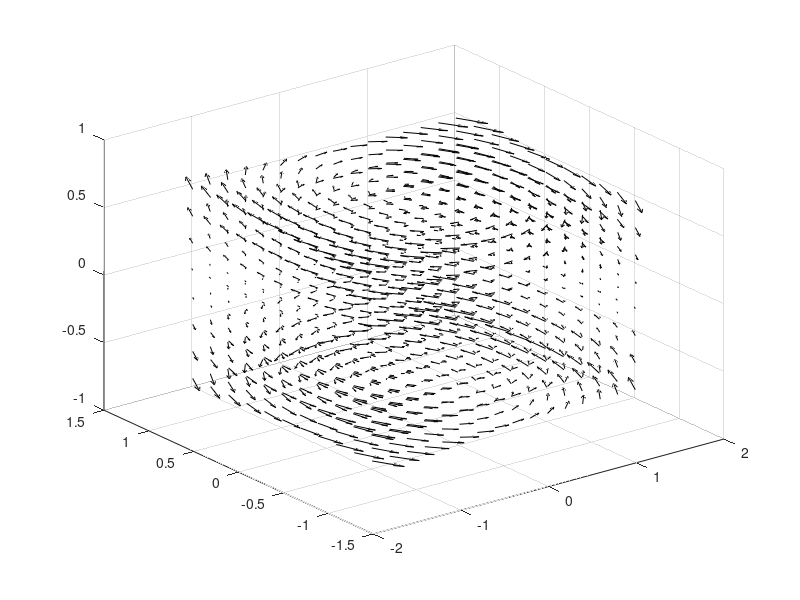

Reproduce this figure in MATLAB. (Note: this script raises an error after producing the figure.)
%% 3 dimension streamline 
clear; clf; x=linspace(-1.5,1.5,16); y=linspace(-1,1,11);
z=linspace(-0.7,0.7,8); nx=length(x); ny=length(y); nz=length(z);

[yy,xx,zz]=meshgrid(y,x,z);   % unreasonal ordering -> matlab의 data structure 때문 (중요) 

for i=1:nx
for j=1:ny
for k=1:nz
u(i,j,k)=y(j)*z(k); v(i,j,k)=-x(i)*z(k); w(i,j,k)=0;
end
end
end

quiver3(xx,yy,zz,u,v,w,2,'k')
sz=linspace(-0.5,0.5,11); sx=0.7+0*sz; sy=0.5+0*sz;
sl=streamline(stream3(yy,xx,zz,-v,-u,w,sx,sy,sz,[0.001 15000]));    % 15000 : iteration 개수 

set(sl,'color','red'), axis image, view(3)
title('Daeun Lee')
% Upper part : clock-wise / bottom part : anti clock-wise

%% 3 dimension streamline  2 -> 뭔 random 추출 추가? 
clear; clf; x=linspace(-1.5,1.5,16); y=linspace(-1,1,11);
z=linspace(-0.7,0.7,8); nx=length(x); ny=length(y); nz=length(z);

[yy,xx,zz]=meshgrid(y,x,z);   % unreasonal ordering -> matlab의 data structure 때문 (중요) 

for i=1:nx
for j=1:ny
for k=1:nz
u(i,j,k)=y(j)*z(k); v(i,j,k)=-x(i)*z(k); w(i,j,k)=0;
end
end
end

quiver3(xx,yy,zz,u,v,w,2,'k')
% sz=linspace(-0.5,0.5,11);
% sx=0.7+0*sz; 
% sy=0.5+0*sz;

% random number로 변경 -> 그래프 달라짐 
n = 100;      % 그리는 개수가 결정됨 
sz = 0.6 * 2 * (0.5 - rand(1,n));      % -6 ~ +6 scale로 바꾸려고 0.6을 곱함               
sx = 1.2 * 2 * (0.5 - rand(1,n));
sy = 0.9 * 2 * (0.5 - rand(1,n));

sl=streamline(stream3(yy,xx,zz,-v,-u,w,sx,sy,sz,[0.001 5000]));    % 15000 : iteration 개수 

set(sl,'color','blue'), axis image, view(3)
title('Daeun Lee')

%% Find interpolate points 

clear; clf; a=5; b=3; c=2;
Nx = 30 ; Ny = 20 ; Nz = 10 ; 

x=linspace(-6,6,Nx); 
y=linspace(-4,4,Ny); 
z=linspace(-3,3,Nz);
[yy,xx,zz]=meshgrid(y,x,z);

for k=1:length(z)
for j=1:length(y)
for i=1:length(x)
S(i,j,k)=1-sqrt((x(i)/a)^2+(y(j)/b)^2+(z(k)/c)^2);     % General 타원 방정식 
% 카다시안 coordinate?에 eleps soid가 있음 (3차원 타원) 

end
end
end

% Find interpolate point in 3d dimension 
p=patch(isosurface(xx,yy,zz,S,0)); camlight; lighting phong;      % mesh?로 구성되어 있음(확대하면 삼각형으로 구성) 
set(p,'FaceColor','magenta'); view(-23,17); box on;

xlabel('x'); ylabel('y'); axis image; axis([-6 6 -4 4 -3 3]);

% Upper part : clock-wise / bottom part : anti clock-wise
% whos 커멘드 윈도우 : 차원? 뽑기 가능 

%% Find interpolate points 
clear; clf; a=5; b=3; c=2;
Nx = 300 ; Ny = 200 ; Nz = 100 ;      % 추가됨 
x=linspace(-6,6,Nx); 
y=linspace(-4,4,Ny); 
z=linspace(-3,3,Nz);
[yy,xx,zz]=meshgrid(y,x,z);

for k=1:length(z)
for j=1:length(y)
for i=1:length(x)
S(i,j,k)=1-sqrt((x(i)/a)^2+(y(j)/b)^2+(z(k)/c)^2);     % General 타원 방정식 
% 카다시안 coordinate?에 eleps soid가 있음 (3차원 타원) 

end
end
end

for k=1:3
subplot(3,1,k)
% Find interpolate point in 3d dimension 
p=patch(isosurface(xx,yy,zz,S,0)); camlight; lighting phong;      % mesh?로 구성되어 있음(확대하면 삼각형으로 구성) 
set(p,'FaceColor','magenta'); view(-23,17); box on;

xlabel('x'); ylabel('y'); axis image; axis([-6 6 -4 4 -3 3]);

% 일부 point만 사용하기 
reducepatch(p, 1/k^6)      % 1/k^6 : 1 percent
end

%% 
